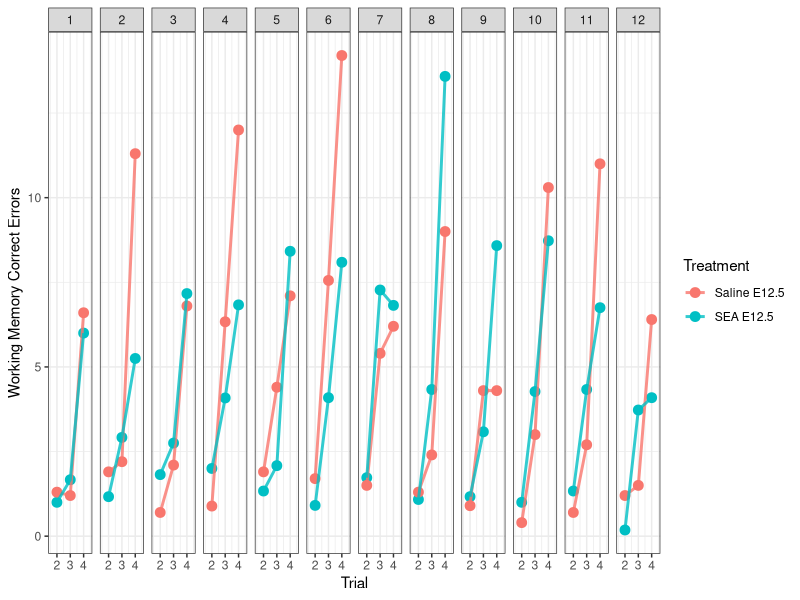
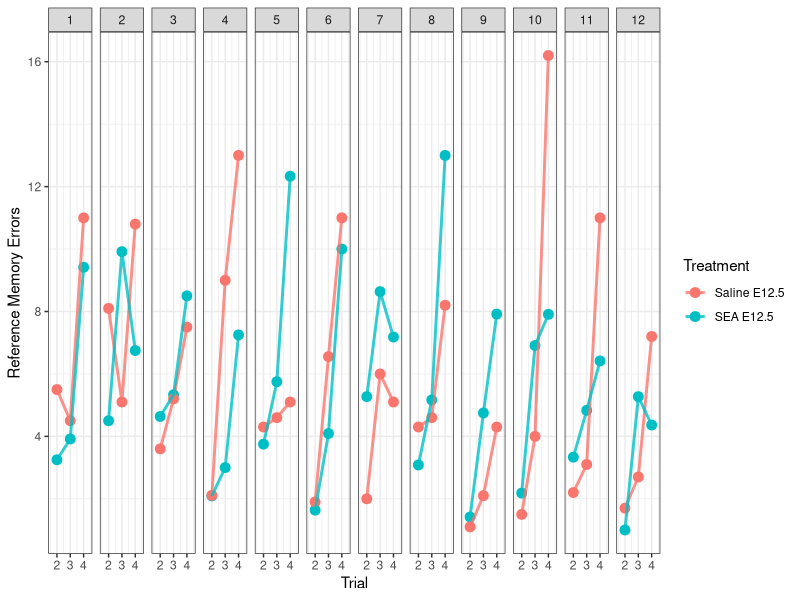
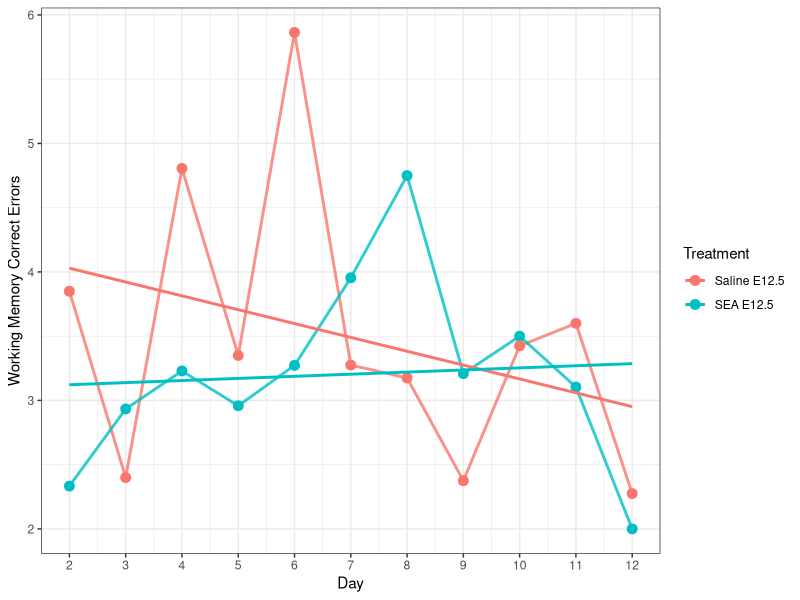

Source code (R) for these figures, in order: (Note: this script raises an error after producing the figures.)
## ---- chunk 1

library(dplyr)
library(ggplot2)
library(broom)



setwd("C:/Users/Nick/Documents/GitHub/wram_working_memory")

wram_raw <- read.csv("wram_wm_raw.csv", header = TRUE, sep = ",")

wram_raw <- tbl_df(wram_raw)

wram_cleaned <- na.omit(wram_raw)

wram_averages <- wram_cleaned %>%
  dplyr::group_by(Day, Treatment, Trial) %>%
  dplyr::mutate(avr_RM_error = mean(RM_error), avr_WMC_error = mean(WMC_error)) %>%
  distinct(avr_RM_error, avr_WMC_error)
#generates average number of RM and WMC errors per trial per treatment
## ---- chunk 2
wram_averages %>%
  filter(Trial != 1) %>%
  ggplot(aes(x = Trial, y = avr_WMC_error, group = Treatment, colour = Treatment)) + geom_point(size = 3) + geom_line(size = 1, alpha = 0.8) + facet_grid(. ~ Day) + theme_bw() + scale_x_continuous(breaks = seq(2, 4, 1), limits = c(1.5, 4.5)) + ylab("Working Memory Correct Errors")
#graph of working memory correct errors over trials, faceted by day.
## ---- chunk 3
wram_averages %>%
  filter(Trial != 1) %>%
  ggplot(aes(x = Trial, y = avr_RM_error, group = Treatment, colour = Treatment)) + geom_point(size = 3) + geom_line(size = 1, alpha = 0.8) + facet_grid(. ~ Day) + theme_bw() + scale_x_continuous(breaks = seq(2, 4, 1), limits = c(1.5, 4.5)) + ylab("Reference Memory Errors")
#graph of reference memory errors over trials, faceted by day.
## ---- chunk 4

wram_averages_treatment <- wram_averages %>%
  filter(Day != 1) %>%
  dplyr::group_by(Day, Treatment) %>%
  dplyr::mutate(treatment_RM = mean(avr_RM_error), treatment_WMC = mean(avr_WMC_error)) %>%
  distinct(treatment_RM, treatment_WMC)
#creates the data frame to make the following graph (for average number of errors per treatment per day).

wram_averages_treatment %>%
  ggplot(aes(x = Day, y = treatment_WMC, group = Treatment, colour = Treatment)) + geom_point(size = 3) + geom_line(size = 1, alpha = 0.8) + geom_smooth(method = "lm", se = FALSE) + theme_bw() + scale_x_continuous(breaks = seq(2, 12, 1)) + ylab("Working Memory Correct Errors")

aov.out.WMC <- aov(treatment_WMC ~ Treatment * Day + Error(Animal), data = wram_averages_treatment)
summary(aov.out.WMC)

## ---- chunk 5

wram_averages_treatment %>%
  ggplot(aes(x = Day, y = treatment_RM, group = Treatment, colour = Treatment)) + geom_point(size = 3) + geom_line(size = 1, alpha = 0.8) + geom_smooth(method = "lm", se = FALSE) + theme_bw() + scale_x_continuous(breaks = seq(2, 12, 1)) + ylab("Reference Memory Errors")
#graph of reference memory errors over day, averaged by treatment.

aov.out.RM <- aov(treatment_RM ~ Treatment * Day + Error(Animal), data = wram_averages_treatment)
summary(aov.out.RM)
